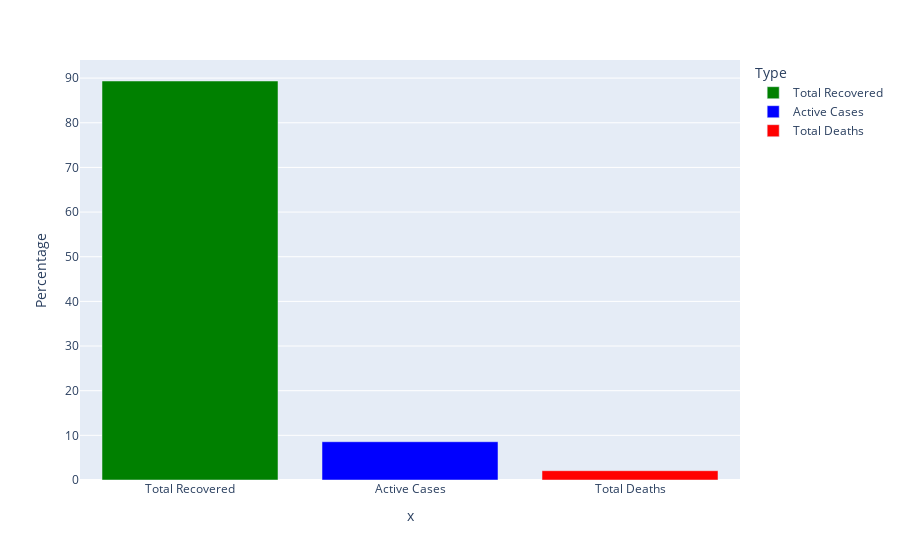

The notebook cell this image was saved under:
### Code cell
fig = px.bar(cases_df, x=["Total Recovered", "Active Cases",
             "Total Deaths"], y="Percentage", color="Type", color_discrete_sequence=["Green", "Blue","Red"])

fig.show()

### Figure 1 — Plotly figure (JSON) as saved in the notebook; plotly's stock layout.template omitted (floating-point values rounded to 4 significant figures)
{"data": [{"alignmentgroup": "True", "hovertemplate": "Type=Total Recovered<br>x=%{x}<br>Percentage=%{y}<extra></extra>", "legendgroup": "Total Recovered", "marker": {"color": "Green", "pattern": {"shape": ""}}, "name": "Total Recovered", "offsetgroup": "Total Recovered", "orientation": "v", "showlegend": true, "textposition": "auto", "type": "bar", "x": ["Total Recovered"], "xaxis": "x", "y": [89.35], "yaxis": "y"}, {"alignmentgroup": "True", "hovertemplate": "Type=Active Cases<br>x=%{x}<br>Percentage=%{y}<extra></extra>", "legendgroup": "Active Cases", "marker": {"color": "Blue", "pattern": {"shape": ""}}, "name": "Active Cases", "offsetgroup": "Active Cases", "orientation": "v", "showlegend": true, "textposition": "auto", "type": "bar", "x": ["Active Cases"], "xaxis": "x", "y": [8.57], "yaxis": "y"}, {"alignmentgroup": "True", "hovertemplate": "Type=Total Deaths<br>x=%{x}<br>Percentage=%{y}<extra></extra>", "legendgroup": "Total Deaths", "marker": {"color": "Red", "pattern": {"shape": ""}}, "name": "Total Deaths", "offsetgroup": "Total Deaths", "orientation": "v", "showlegend": true, "textposition": "auto", "type": "bar", "x": ["Total Deaths"], "xaxis": "x", "y": [2.08], "yaxis": "y"}], "layout": {"barmode": "relative", "legend": {"title": {"text": "Type"}, "tracegroupgap": 0}, "margin": {"t": 60}, "xaxis": {"anchor": "y", "domain": [0, 1], "title": {"text": "x"}}, "yaxis": {"anchor": "x", "domain": [0, 1], "title": {"text": "Percentage"}}}}
